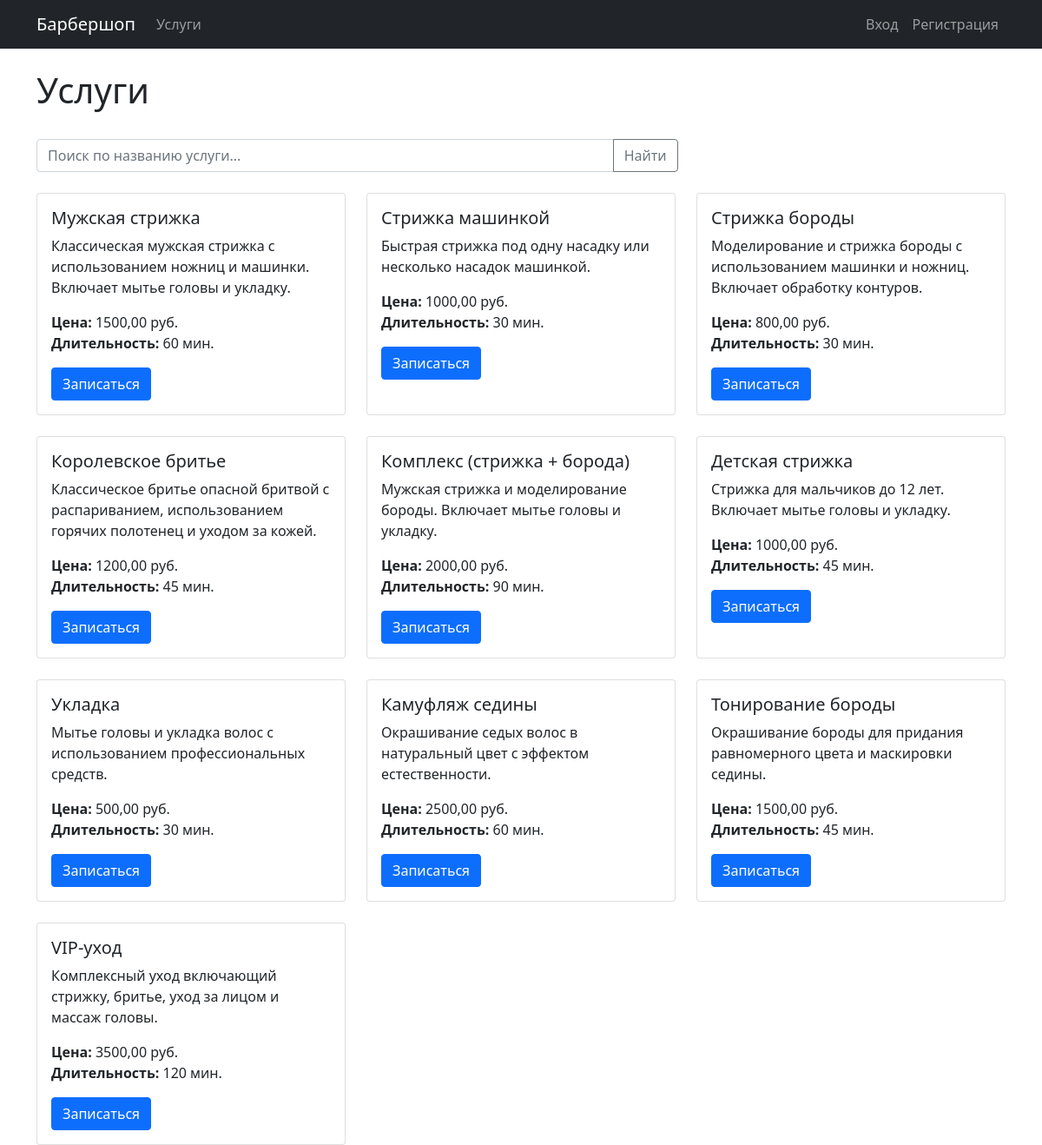
Page /services/ on the committed database.
### barbershop_app/models.py (models this page shows, shortened)
class Service(models.Model):
    name = models.CharField('Название услуги', max_length=50)
    description = models.CharField('Описание', max_length=255, blank=True, null=True)
    price = models.DecimalField('Стоимость', max_digits=8, decimal_places=2)
    duration = models.IntegerField('Длительность (мин.)')
    class Meta:
        verbose_name = 'Услуга'
        verbose_name_plural = 'Услуги'

### barbershop_app/views.py (the view)
# urls.py: path('services/', ServiceListView.as_view(), name='service_list'),
class ServiceListView(ListView):
    model = Service
    template_name = 'barbershop_app/service_list.html'
    context_object_name = 'services'
    def get_queryset(self):
        queryset = Service.objects.all()
        search_query = self.request.GET.get('search')
        if search_query:
            queryset = queryset.filter(name__icontains=search_query)
        return queryset
    def get_context_data(self, **kwargs):
        context = super().get_context_data(**kwargs)
        context['search'] = self.request.GET.get('search', '')
        return context

### barbershop_app/templates/barbershop_app/service_list.html (shortened to what this page needs)
{% extends 'base.html' %}
{% block content %}
<div class="d-flex justify-content-between align-items-center mb-4">
    <h1>Услуги</h1>
</div>
<div class="mb-4">
    <form method="get" class="row g-3">
        <div class="col-md-8">
            <div class="input-group">
                <input type="text" name="search" class="form-control" placeholder="Поиск по названию услуги..." value="{{ request.GET.search }}">
                <button class="btn btn-outline-secondary" type="submit">
                     Найти
                </button>
            </div>
        </div>
    </form>
</div>
<div class="row row-cols-1 row-cols-md-3 g-4">
    {% for service in services %}
    <div class="col">
        <div class="card h-100">
            <div class="card-body">
                <h5 class="card-title">{{ service.name }}</h5>
                <p class="card-text">{{ service.description }}</p>
                <ul class="list-unstyled">
                    <li><strong>Цена:</strong> {{ service.price }} руб.</li>
                    <li><strong>Длительность:</strong> {{ service.duration }} мин.</li>
                </ul>
                {% if user.is_staff %}
                <div class="mt-3">
                    <a href="{% url 'service_update' service.pk %}" class="btn btn-sm btn-outline-primary">Изменить</a>
                    <a href="{% url 'service_delete' service.pk %}" class="btn btn-sm btn-outline-danger">Удалить</a>
                </div>
                {% else %}
                <a href="{% url 'order_create_with_service' service.pk %}" class="btn btn-primary">Записаться</a>
                {% endif %}
            </div>
        </div>
    </div>
    {% endfor %}
</div>
{% endblock %}

### rows in the picture
Service: name "Мужская стрижка", description "Классическая мужская стрижка с использованием ножниц и машинки. Включает мытье головы и укладку.", price "1500,00", duration "60"
Service: name "Стрижка машинкой", description "Быстрая стрижка под одну насадку или несколько насадок машинкой.", price "1000,00", duration "30"
Service: name "Стрижка бороды", description "Моделирование и стрижка бороды с использованием машинки и ножниц. Включает обработку контуров.", price "800,00", duration "30"
Service: name "Королевское бритье", description "Классическое бритье опасной бритвой с распариванием, использованием горячих полотенец и уходом за кожей.", price "1200,00", duration "45"
Service: name "Комплекс (стрижка + борода)", description "Мужская стрижка и моделирование бороды. Включает мытье головы и укладку.", price "2000,00", duration "90"
Service: name "Детская стрижка", description "Стрижка для мальчиков до 12 лет. Включает мытье головы и укладку.", price "1000,00", duration "45"
Service: name "Укладка", description "Мытье головы и укладка волос с использованием профессиональных средств.", price "500,00", duration "30"
Service: name "Камуфляж седины", description "Окрашивание седых волос в натуральный цвет с эффектом естественности.", price "2500,00", duration "60"
Service: name "Тонирование бороды", description "Окрашивание бороды для придания равномерного цвета и маскировки седины.", price "1500,00", duration "45"
Service: name "VIP-уход", description "Комплексный уход включающий стрижку, бритье, уход за лицом и массаж головы.", price "3500,00", duration "120"
